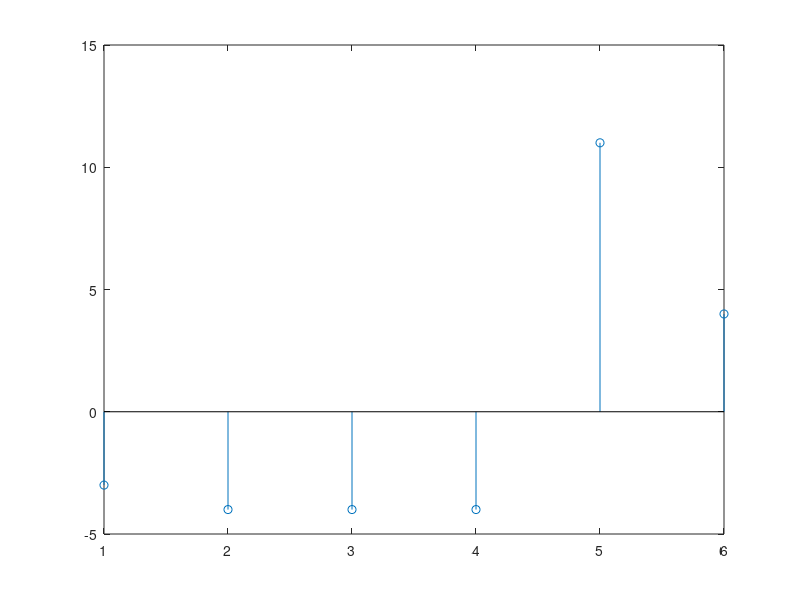

Write MATLAB code to recreate this figure.
clc
clear
xn = [1, 2, 3, 4];
hn = [-3, 2, 1];

xp = zeros(length(xn)+length(hn)-1, length(hn));

% Create shifted matrix
for i = 1:length(hn)
    xp(i:i+length(xn)-1, i) = xn;
end

% Compute linear convulation
lconv = transpose(sum(xp.*hn, 2)); % summing across columns, hence, 2

stem(lconv);
